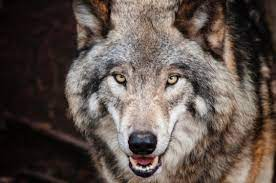
#> input picture A01.jfif, 276 x 183 px
$ jupyter execute '019(morphological).ipynb'
#> lines starting #> are read from the running program, lines starting #| are printed output that depends on the picture
[cell 1]
import cv2
import numpy as np

[cell 2]
img = cv2.imread('A01.jfif')
#> img is the input picture: shape (183, 276, 3); mean B, G, R 75.4, 81.3, 93.3
img = cv2.resize(img,(500,500))
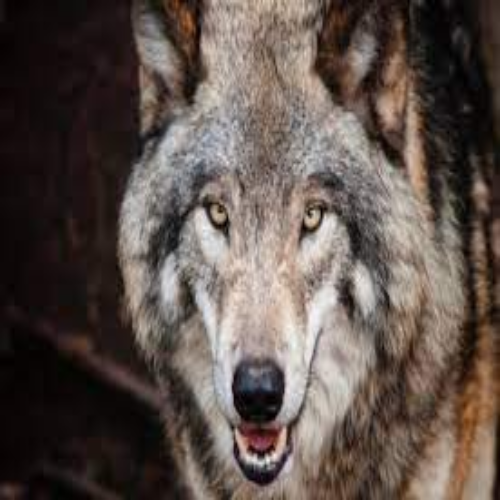
#> img: shape (500, 500, 3); mean B, G, R 75.2, 81.2, 93.2

k = np.ones((5,5),np.int8)

op = cv2.morphologyEx(img,cv2.MORPH_OPEN,k,iterations=1)

cv2.imshow('img',img)
cv2.imshow('img1',op)
cv2.waitKey(0)
cv2.destroyAllWindows()

[cell 3]
img = cv2.imread('A01.jfif')
img = cv2.resize(img,(500,500))

k = np.ones((5,5),np.int8)

op = cv2.morphologyEx(img,cv2.MORPH_CLOSE,k,iterations=1)
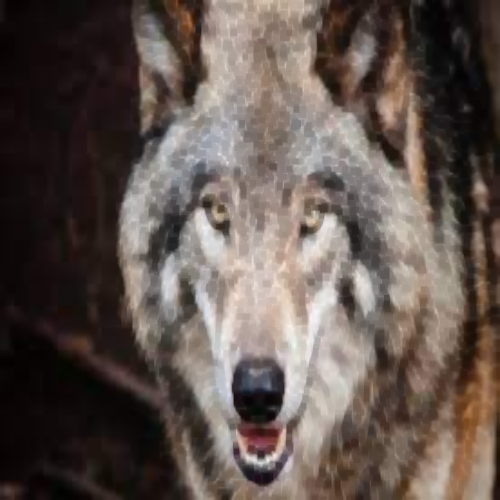
#> op: shape (500, 500, 3); mean B, G, R 78.5, 84.5, 96.5

cv2.imshow('img',img)
cv2.imshow('img1',op)
cv2.waitKey(0)
cv2.destroyAllWindows()

[cell 4]
img = cv2.imread('A01.jfif')
img = cv2.resize(img,(500,500))

k = np.ones((5,5),np.int8)

op = cv2.morphologyEx(img,cv2.MORPH_GRADIENT,k,iterations=1)
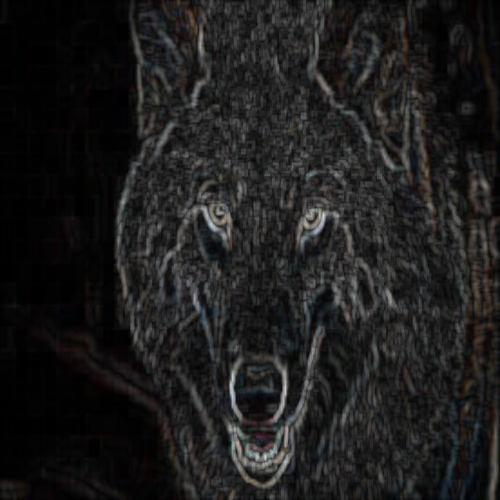
#> op: shape (500, 500, 3); mean B, G, R 29, 29.2, 29.7

cv2.imshow('img',img)
cv2.imshow('img1',op)
cv2.waitKey(0)
cv2.destroyAllWindows()

[cell 5]
img = cv2.imread('A01.jfif')
img = cv2.resize(img,(500,500))

k = np.ones((5,5),np.int8)

op = cv2.morphologyEx(img,cv2.MORPH_TOPHAT,k,iterations=1)
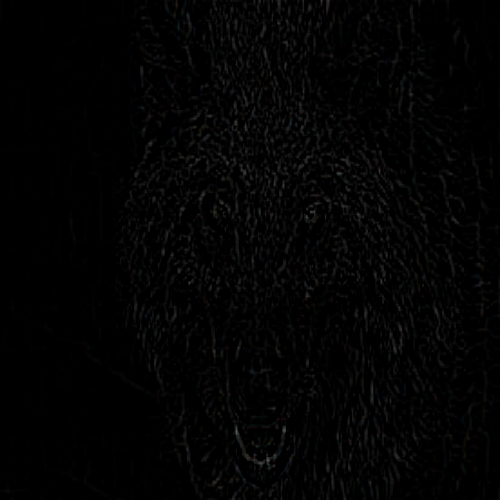
#> op: shape (500, 500, 3); mean B, G, R 3.1, 3.1, 3.1

cv2.imshow('img',img)
cv2.imshow('img1',op)
cv2.waitKey(0)
cv2.destroyAllWindows()

[cell 6]
img = cv2.imread('A01.jfif')
img = cv2.resize(img,(500,500))

k = np.ones((5,5),np.int8)

op = cv2.morphologyEx(img,cv2.MORPH_BLACKHAT,k,iterations=1)
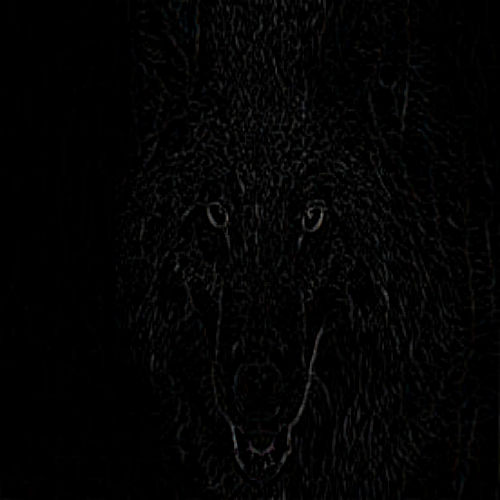
#> op: shape (500, 500, 3); mean B, G, R 3.3, 3.3, 3.3

cv2.imshow('img',img)
cv2.imshow('img1',op)
cv2.waitKey(0)
cv2.destroyAllWindows()

$ run again, with A02.jfif copied over A01.jfif
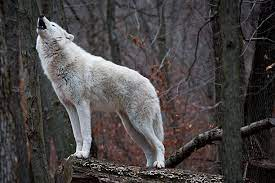
#> input picture A02.jfif, 275 x 183 px
#> img is the input picture: shape (183, 275, 3); mean B, G, R 69.9, 69.8, 73.8
#> `img = cv2.resize(img,(500,500))`:
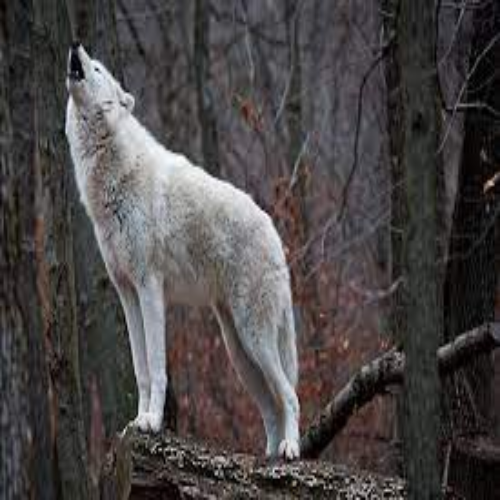
#> img: shape (500, 500, 3); mean B, G, R 69.8, 69.7, 73.6
#> `op = cv2.morphologyEx(img,cv2.MORPH_BLACKHAT,k,iterations=1)`:
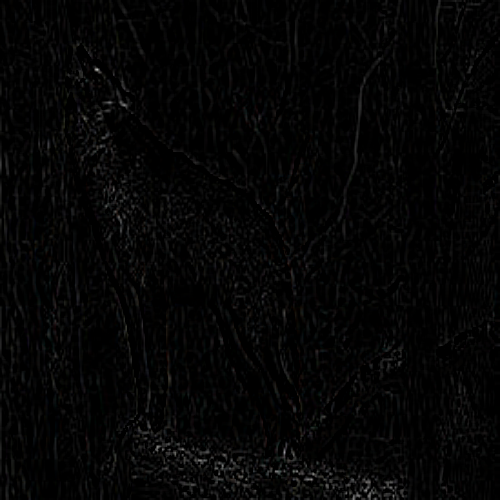
#> op: shape (500, 500, 3); mean B, G, R 4.9, 4.9, 4.9
